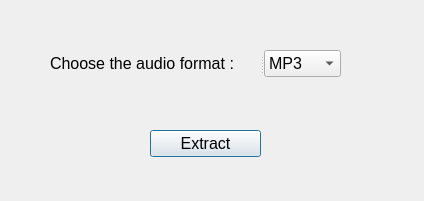
<?xml version="1.0" encoding="UTF-8"?>
<ui version="4.0">
 <class>DialogExtract</class>
 <widget class="QDialog" name="DialogExtract">
  <property name="geometry">
   <rect>
    <x>0</x>
    <y>0</y>
    <width>424</width>
    <height>201</height>
   </rect>
  </property>
  <property name="windowTitle">
   <string>Dialog</string>
  </property>
  <widget class="QPushButton" name="pushButton">
   <property name="geometry">
    <rect>
     <x>150</x>
     <y>130</y>
     <width>111</width>
     <height>27</height>
    </rect>
   </property>
   <property name="font">
    <font>
     <pointsize>12</pointsize>
    </font>
   </property>
   <property name="text">
    <string>Extract</string>
   </property>
  </widget>
  <widget class="QSplitter" name="splitter">
   <property name="geometry">
    <rect>
     <x>50</x>
     <y>50</y>
     <width>291</width>
     <height>27</height>
    </rect>
   </property>
   <property name="orientation">
    <enum>Qt::Horizontal</enum>
   </property>
   <widget class="QLabel" name="label">
    <property name="font">
     <font>
      <pointsize>12</pointsize>
     </font>
    </property>
    <property name="text">
     <string>Choose the audio format :</string>
    </property>
   </widget>
   <widget class="QComboBox" name="comboBox_format">
    <property name="font">
     <font>
      <pointsize>12</pointsize>
     </font>
    </property>
    <item>
     <property name="text">
      <string>MP3</string>
     </property>
    </item>
    <item>
     <property name="text">
      <string>ogg</string>
     </property>
    </item>
    <item>
     <property name="text">
      <string>WAV</string>
     </property>
    </item>
   </widget>
  </widget>
 </widget>
 <resources/>
 <connections/>
</ui>
